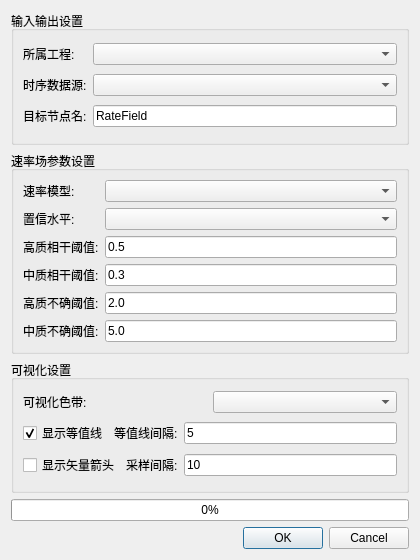
<?xml version="1.0" encoding="UTF-8"?>
<ui version="4.0">
 <class>DeformationRateField</class>
 <widget class="QWidget" name="DeformationRateField">
  <property name="geometry">
   <rect>
    <x>0</x>
    <y>0</y>
    <width>420</width>
    <height>560</height>
   </rect>
  </property>
  <property name="windowTitle">
   <string>变形速率场与质量评估</string>
  </property>
  <layout class="QVBoxLayout" name="verticalLayout">
   <item>
    <widget class="QGroupBox" name="groupBox_io">
     <property name="title">
      <string>输入输出设置</string>
     </property>
     <layout class="QGridLayout" name="gridLayout_io">
      <item row="0" column="0">
       <widget class="QLabel" name="label_project">
        <property name="text">
         <string>所属工程:</string>
        </property>
       </widget>
      </item>
      <item row="0" column="1">
       <widget class="QComboBox" name="comboBox_project"/>
      </item>
      <item row="1" column="0">
       <widget class="QLabel" name="label_srcNode">
        <property name="text">
         <string>时序数据源:</string>
        </property>
       </widget>
      </item>
      <item row="1" column="1">
       <widget class="QComboBox" name="comboBox_srcNode"/>
      </item>
      <item row="2" column="0">
       <widget class="QLabel" name="label_dstNode">
        <property name="text">
         <string>目标节点名:</string>
        </property>
       </widget>
      </item>
      <item row="2" column="1">
       <widget class="QLineEdit" name="lineEdit_dstNode">
        <property name="text">
         <string>RateField</string>
        </property>
       </widget>
      </item>
     </layout>
    </widget>
   </item>
   <item>
    <widget class="QGroupBox" name="groupBox_params">
     <property name="title">
      <string>速率场参数设置</string>
     </property>
     <layout class="QGridLayout" name="gridLayout_params">
      <item row="0" column="0">
       <widget class="QLabel" name="label_modelType">
        <property name="text">
         <string>速率模型:</string>
        </property>
       </widget>
      </item>
      <item row="0" column="1">
       <widget class="QComboBox" name="comboBox_modelType"/>
      </item>
      <item row="1" column="0">
       <widget class="QLabel" name="label_confidenceLevel">
        <property name="text">
         <string>置信水平:</string>
        </property>
       </widget>
      </item>
      <item row="1" column="1">
       <widget class="QComboBox" name="comboBox_confidenceLevel"/>
      </item>
      <item row="2" column="0">
       <widget class="QLabel" name="label_cohThreshHigh">
        <property name="text">
         <string>高质相干阈值:</string>
        </property>
       </widget>
      </item>
      <item row="2" column="1">
       <widget class="QLineEdit" name="lineEdit_cohThreshHigh">
        <property name="text">
         <string>0.5</string>
        </property>
       </widget>
      </item>
      <item row="3" column="0">
       <widget class="QLabel" name="label_cohThreshMid">
        <property name="text">
         <string>中质相干阈值:</string>
        </property>
       </widget>
      </item>
      <item row="3" column="1">
       <widget class="QLineEdit" name="lineEdit_cohThreshMid">
        <property name="text">
         <string>0.3</string>
        </property>
       </widget>
      </item>
      <item row="4" column="0">
       <widget class="QLabel" name="label_uncertaintyThreshHigh">
        <property name="text">
         <string>高质不确阈值:</string>
        </property>
       </widget>
      </item>
      <item row="4" column="1">
       <widget class="QLineEdit" name="lineEdit_uncertaintyThreshHigh">
        <property name="text">
         <string>2.0</string>
        </property>
       </widget>
      </item>
      <item row="5" column="0">
       <widget class="QLabel" name="label_uncertaintyThreshMid">
        <property name="text">
         <string>中质不确阈值:</string>
        </property>
       </widget>
      </item>
      <item row="5" column="1">
       <widget class="QLineEdit" name="lineEdit_uncertaintyThreshMid">
        <property name="text">
         <string>5.0</string>
        </property>
       </widget>
      </item>
     </layout>
    </widget>
   </item>
   <item>
    <widget class="QGroupBox" name="groupBox_visual">
     <property name="title">
      <string>可视化设置</string>
     </property>
     <layout class="QGridLayout" name="gridLayout_visual">
      <item row="0" column="0">
       <widget class="QLabel" name="label_colorMap">
        <property name="text">
         <string>可视化色带:</string>
        </property>
       </widget>
      </item>
      <item row="0" column="1">
       <widget class="QComboBox" name="comboBox_colorMap"/>
      </item>
      <item row="1" column="0" colspan="2">
       <layout class="QHBoxLayout" name="horizontalLayout_contour">
        <item>
         <widget class="QCheckBox" name="checkBox_showContour">
          <property name="text">
           <string>显示等值线</string>
          </property>
          <property name="checked">
           <bool>true</bool>
          </property>
         </widget>
        </item>
        <item>
         <widget class="QLabel" name="label_contourInterval">
          <property name="text">
           <string>等值线间隔:</string>
          </property>
         </widget>
        </item>
        <item>
         <widget class="QLineEdit" name="lineEdit_contourInterval">
          <property name="text">
           <string>5</string>
          </property>
         </widget>
        </item>
       </layout>
      </item>
      <item row="2" column="0" colspan="2">
       <layout class="QHBoxLayout" name="horizontalLayout_arrow">
        <item>
         <widget class="QCheckBox" name="checkBox_showArrow">
          <property name="text">
           <string>显示矢量箭头</string>
          </property>
          <property name="checked">
           <bool>false</bool>
          </property>
         </widget>
        </item>
        <item>
         <widget class="QLabel" name="label_arrowSpacing">
          <property name="text">
           <string>采样间隔:</string>
          </property>
         </widget>
        </item>
        <item>
         <widget class="QLineEdit" name="lineEdit_arrowSpacing">
          <property name="text">
           <string>10</string>
          </property>
         </widget>
        </item>
       </layout>
      </item>
     </layout>
    </widget>
   </item>
   <item>
    <widget class="QProgressBar" name="progressBar">
     <property name="value">
      <number>0</number>
     </property>
    </widget>
   </item>
   <item>
    <widget class="QDialogButtonBox" name="buttonBox">
     <property name="standardButtons">
      <set>QDialogButtonBox::Cancel|QDialogButtonBox::Ok</set>
     </property>
    </widget>
   </item>
  </layout>
 </widget>
 <resources/>
 <connections/>
</ui>
